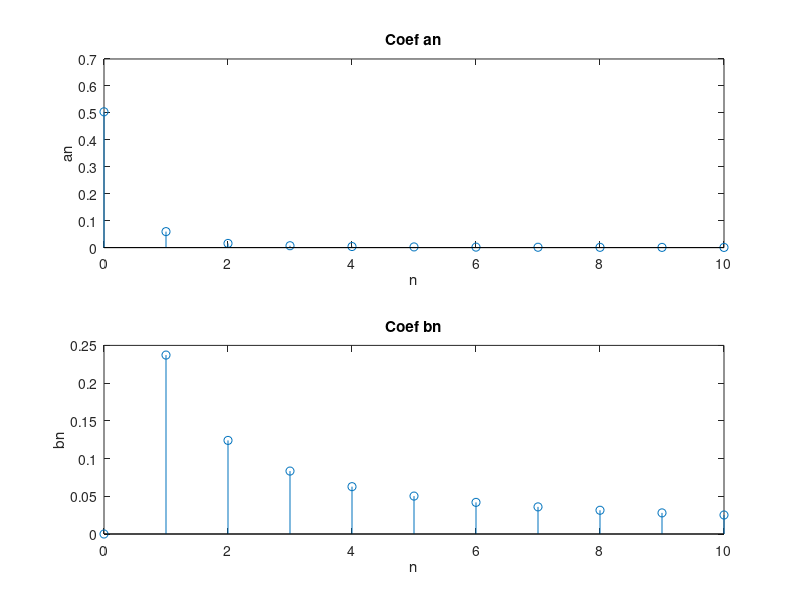
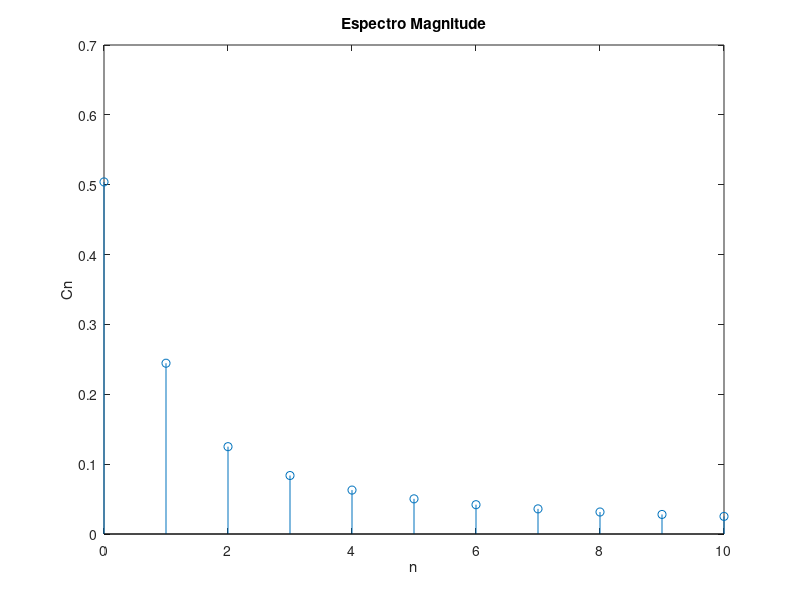
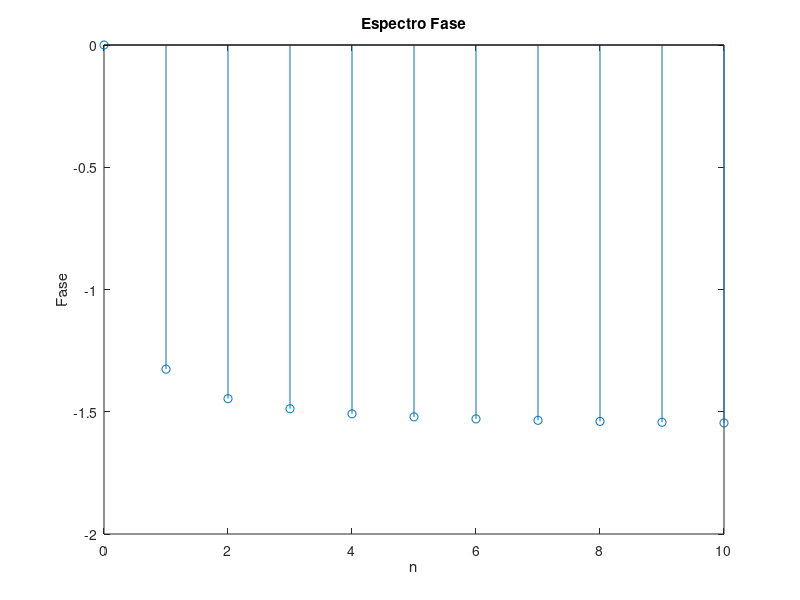

The MATLAB source for these figures, in order:
%{
Coeficiente da Série de Fourier trigonométrico
Usar exemplo realizado em sala
a_0 = 0,504; a_n = 0,504 x 2/(1+16n^2);b_n = 0,504 x 8n/(1+16n^2); 
%}

% Coeficiente da Série de Fourier trigonométrico
%clear; clc; % limpar variáres e command windows

n = 1:10;

a(1) = 0.504;
a(n+1) = 0.504*2./(1+16*n.^2); % o ponto após o 2 e n é só para indicar que vetor
b(1) = 0;
b(n+1) = 0.504*8*n./(1+16*n.^2);
a
b

% Plotagem dos coeficientes a_n e b_n
n = [0,n];

subplot(2,1,1)
stem(n,a)
xlabel('n');
ylabel('an');
title('Coef an')

subplot(2,1,2)
stem(n,b)

xlabel('n');
ylabel('bn');
title('Coef bn')

% Coeficiente Serie Fourier Compacta

n = 1:10;

c(1) = a(1);

c(n+1) = sqrt(a(n+1).^2 + b(n+1).^2);

fase(1) = 0;
fase(n+1) = atan(-b(n+1)./a(n+1)); % ou fase(n+1) = atan2(-b(n+1),a(n+1));

% c  % encontrar valor de cn
% fase  % encontrar valor de fase

% Plotagem do espectro Espectro Fourier - Magnitude

figure()

n = [0,n];

stem(n,c);
xlabel('n');
ylabel('Cn');
title('Espectro Magnitude')

% Plotagem do espectro Espectro Fourier - Fase

figure()

stem(n,fase);
xlabel('n');
ylabel('Fase');
title('Espectro Fase')
